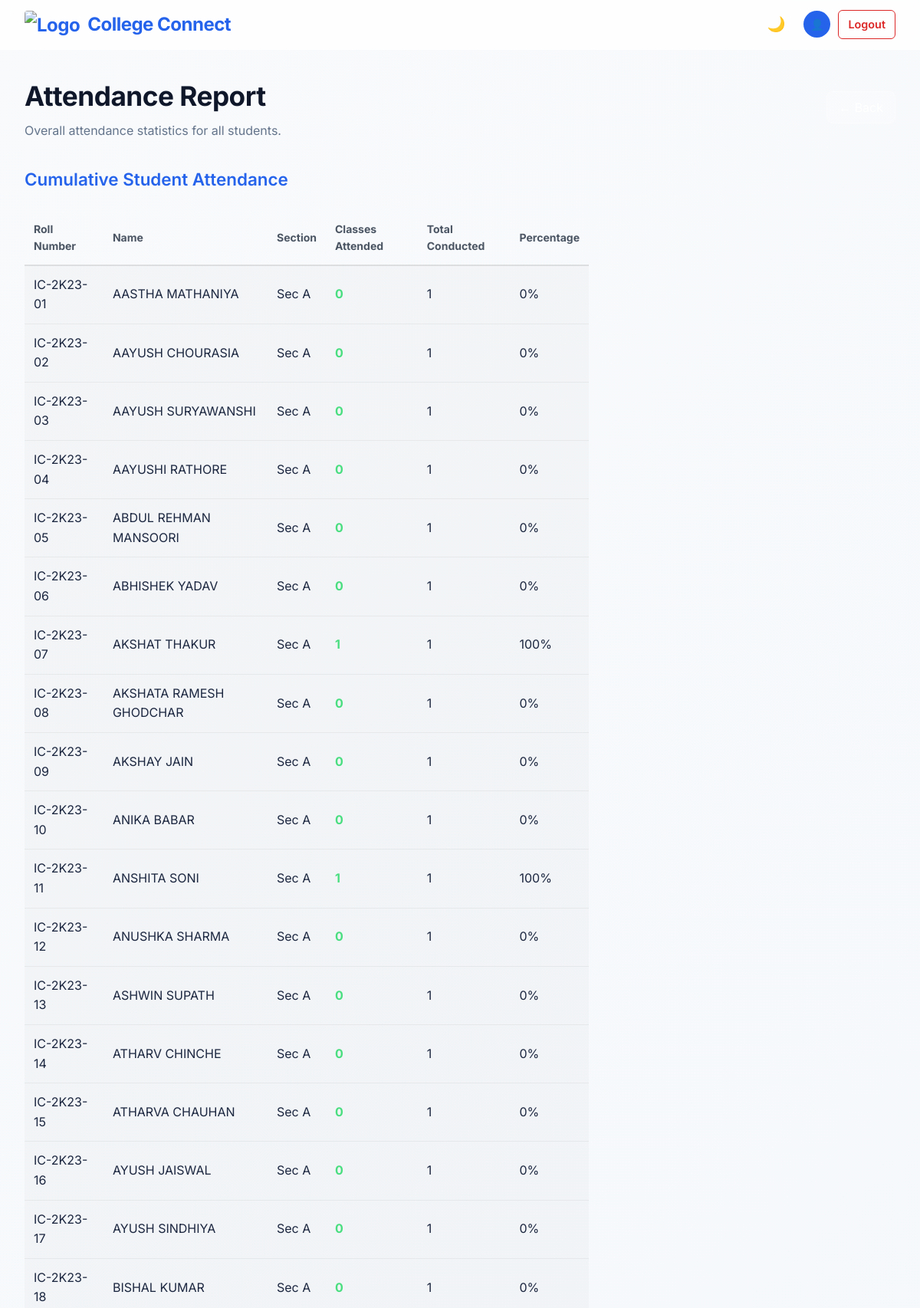
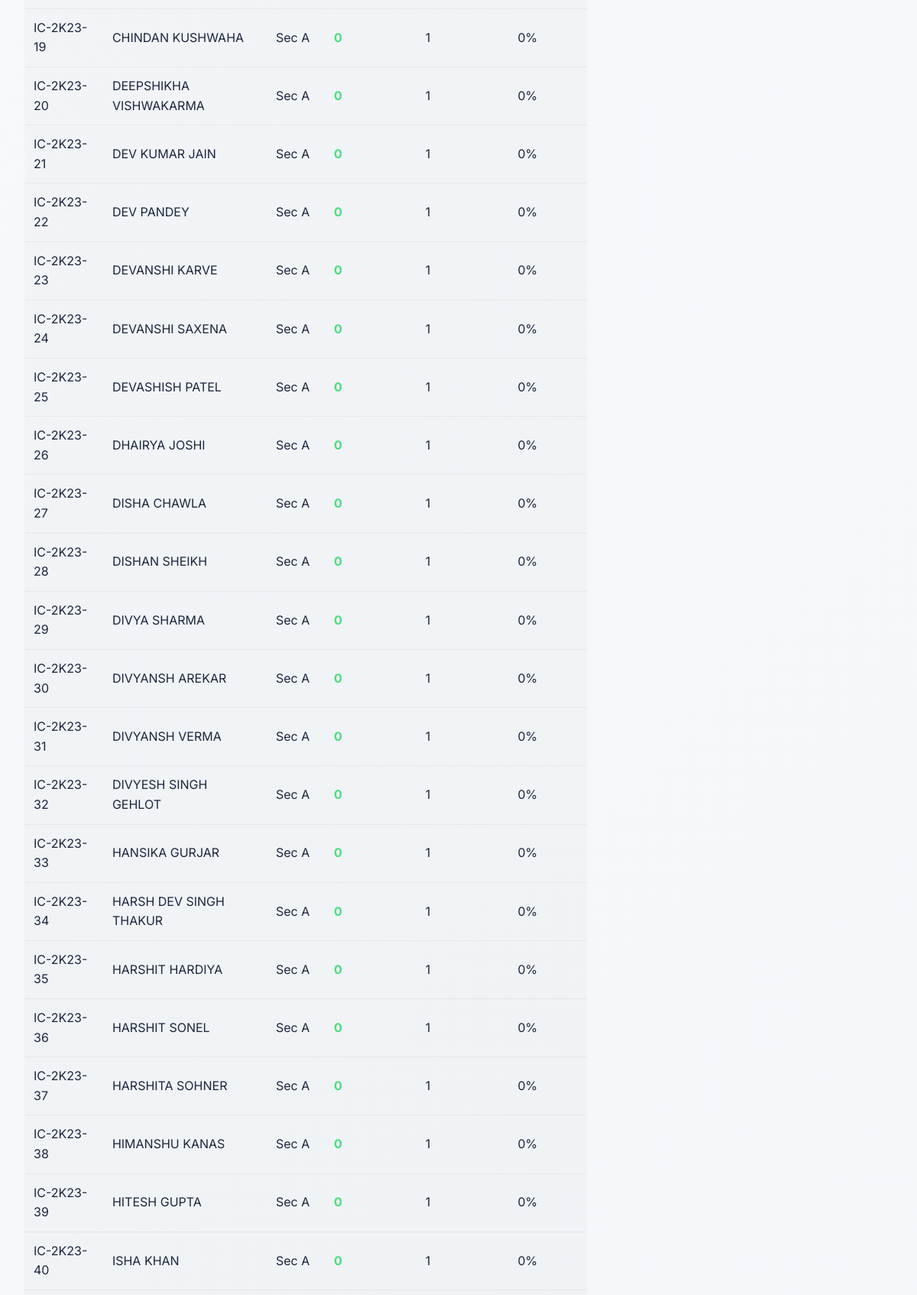
Page /teacher/attendance-report/ (signed in, upper part) on the committed database (2 pictures, top to bottom).
### core/models.py (models this page shows, shortened)
class Student(models.Model):
    roll_number = models.CharField(max_length=50, unique=True)
    name = models.CharField(max_length=100)
    password = models.CharField(max_length=255)
    section = models.CharField(max_length=1, choices=[('A', 'A'), ('B', 'B')], default='A')

### core/views.py (the view)
# urls.py: path('teacher/attendance-report/', views.view_attendance_report, name='view_attendance_report'),
@teacher_required
def view_attendance_report(request):
    teacher = Teacher.objects.get(id=request.session['teacher_id'])
    def extract_roll_number_int(student):
        try:
            return int(student.roll_number.split('-')[-1])
        except (ValueError, IndexError):
            return 9999
    students = list(Student.objects.all())
    students.sort(key=lambda s: (s.section, extract_roll_number_int(s)))
    report_data = []
    teacher_classes = DailyClassStatus.objects.filter(schedule__teacher=teacher)
    for s in students:
        total_records = StudentAttendance.objects.filter(student=s, daily_class__in=teacher_classes).count()
        attended = StudentAttendance.objects.filter(student=s, daily_class__in=teacher_classes, is_present=True).count()
        report_data.append({
            'student': s,
            'total': total_records,
            'attended': attended
        })
    return render(request, 'view_attendance.html', {
        'report_data': report_data
    })

### core/views.py (called while the page is built)
def teacher_required(view_func):
    @wraps(view_func)
    def _wrapped_view(request, *args, **kwargs):
        if 'teacher_id' not in request.session:
            return redirect('teacher_login')
        try:
            Teacher.objects.get(id=request.session['teacher_id'])
        except Teacher.DoesNotExist:
            request.session.flush()
            return redirect('teacher_login')
        return view_func(request, *args, **kwargs)
    return _wrapped_view

### core/templates/view_attendance.html (shortened to what this page needs)
{% extends 'base.html' %}
{% block content %}
<div class="dashboard-header">
    <div class="header-info">
        <h1>Attendance Report</h1>
        <p>Overall attendance statistics for all students.</p>
    </div>
    <div class="header-actions">
        <a href="{% url 'teacher_dashboard' %}" class="btn-secondary"
            style="text-decoration: none; padding: 10px 15px; border-radius: 8px; background: rgba(255,255,255,0.2); color: white; border: 1px solid rgba(255,255,255,0.3);">←
            Back</a>
    </div>
</div>
<div class="dashboard-grid">
    <div class="classes-section">
        <h3>Cumulative Student Attendance</h3>
        <table style="width: 100%; border-collapse: collapse; margin-top: 20px; color: #1c2740; text-align: left;">
            <thead>
                <tr style="border-bottom: 2px solid rgba(0,0,0,0.1);">
                    <th style="padding: 12px; font-size: 14px; color: #4b5563;">Roll Number</th>
                    <th style="padding: 12px; font-size: 14px; color: #4b5563;">Name</th>
                    <th style="padding: 12px; font-size: 14px; color: #4b5563;">Section</th>
                    <th style="padding: 12px; font-size: 14px; color: #4b5563;">Classes Attended</th>
                    <th style="padding: 12px; font-size: 14px; color: #4b5563;">Total Conducted</th>
                    <th style="padding: 12px; font-size: 14px; color: #4b5563;">Percentage</th>
                </tr>
            </thead>
            <tbody>
                {% for row in report_data %}
                <tr style="border-bottom: 1px solid rgba(0,0,0,0.05); background: rgba(0,0,0,0.02);">
                    <td style="padding: 12px;">{{ row.student.roll_number }}</td>
                    <td style="padding: 12px;">{{ row.student.name }}</td>
                    <td style="padding: 12px;">Sec {{ row.student.section }}</td>
                    <td style="padding: 12px; color: #4ade80; font-weight: bold;">{{ row.attended }}</td>
                    <td style="padding: 12px;">{{ row.total }}</td>
                    <td style="padding: 12px;">
                        {% if row.total > 0 %}
                        {% widthratio row.attended row.total 100 %}%
                        {% else %}
                        N/A
                        {% endif %}
                    </td>
                </tr>
                {% endfor %}
            </tbody>
        </table>
    </div>
</div>
{% endblock %}

### core/templates/base.html (shortened to what this page needs)
<!DOCTYPE html>
<html lang="en">
<head>
    {% load static %}
    <link rel="stylesheet" href="{% static 'css/style.css' %}?v=18">
</head>
<body>
    <nav class="navbar">
        <div class="nav-container">
            <a href="/" class="brand" style="display: flex; align-items: center; gap: 10px;">
                <img src="{% static 'images/logo.png' %}" alt="Logo" style="height: 35px; border-radius: 4px;">
                College Connect
            </a>
            <div class="nav-links">
                <button id="theme-toggle" class="theme-toggle" title="Toggle Dark/Light Mode">🌙</button>
                {% if request.session.teacher_id or request.session.student_id %}
                    <div class="user-profile">
                        <div class="user-avatar" title="{{ request.session.name }}">
                        </div>
                        <a href="{% url 'logout' %}" class="btn-logout">Logout</a>
                    </div>
                {% endif %}
            </div>
        </div>
    </nav>
    <main class="container">
        {% block content %}{% endblock %}
    </main>
</body>
</html>

### core/static/css/style.css (style rules this page uses)
:root { --bg-gradient: linear-gradient(135deg, #f8fafc 0%, #f1f5f9 100%); --card-bg: rgba(255, 255, 255, 0.7); --card-border: rgba(255, 255, 255, 0.4); --primary: #2563eb; --primary-hover: #1d4ed8; --text-main: #0f172a; --text-muted: #64748b; --success: #059669; --danger: #dc2626; --radius: 12px; --shadow: 0 8px 32px 0 rgba(0, 0, 0, 0.1); --nav-bg: rgba(255, 255, 255, 0.8); --hover-bg: rgba(0, 0, 0, 0.05); }
* { box-sizing: border-box; margin: 0; padding: 0; }
body { font-family: 'Inter', sans-serif; background: var(--bg-gradient); color: var(--text-main); min-height: 100vh; line-height: 1.6; transition: background 0.3s ease, color 0.3s ease; }
.navbar { background: var(--nav-bg); backdrop-filter: blur(10px); -webkit-backdrop-filter: blur(10px); border-bottom: 1px solid var(--card-border); padding: 0.8rem 2rem; position: sticky; top: 0; z-index: 100; }
.nav-container { max-width: 1200px; margin: 0 auto; display: flex; justify-content: space-between; align-items: center; }
.brand { font-size: 1.5rem; font-weight: 700; color: var(--primary); text-decoration: none; letter-spacing: -0.5px; }
.nav-links { display: flex; align-items: center; gap: 1.5rem; }
.theme-toggle { background: none; border: none; color: var(--text-main); font-size: 1.2rem; cursor: pointer; transition: transform 0.2s; }
.user-profile { display: flex; align-items: center; gap: 10px; }
.user-avatar { width: 35px; height: 35px; border-radius: 50%; background: var(--primary); color: white; display: flex; justify-content: center; align-items: center; font-weight: bold; font-size: 14px; }
.btn-logout { text-decoration: none; color: var(--danger); font-weight: 600; font-size: 0.9rem; padding: 6px 12px; border: 1px solid var(--danger); border-radius: 6px; transition: all 0.2s; }
.container { max-width: 1200px; margin: 2rem auto; padding: 0 2rem; }
h1 { font-size: 2.2rem; font-weight: 700; margin-bottom: 0.5rem; letter-spacing: -0.5px; color: var(--text-main); }
h3 { font-size: 1.4rem; font-weight: 600; margin-bottom: 1.5rem; color: var(--primary); }
p { color: var(--text-muted); }
.dashboard-header { margin-bottom: 2rem; display: flex; justify-content: space-between; align-items: center; }
.header-info h1 { margin: 0; }
.header-info p { margin-top: 5px; }
.dashboard-grid { display: grid; grid-template-columns: 2fr 1fr; gap: 2rem; }

### rows in the picture
Student: student.roll_number "IC-2K23-01", student.name "AASTHA MATHANIYA", student.section "A", attended "0", total "1"
Student: student.roll_number "IC-2K23-02", student.name "AAYUSH CHOURASIA", student.section "A", attended "0", total "1"
Student: student.roll_number "IC-2K23-03", student.name "AAYUSH SURYAWANSHI", student.section "A", attended "0", total "1"
Student: student.roll_number "IC-2K23-04", student.name "AAYUSHI RATHORE", student.section "A", attended "0", total "1"
Student: student.roll_number "IC-2K23-05", student.name "ABDUL REHMAN MANSOORI", student.section "A", attended "0", total "1"
Student: student.roll_number "IC-2K23-06", student.name "ABHISHEK YADAV", student.section "A", attended "0", total "1"
Student: student.roll_number "IC-2K23-07", student.name "AKSHAT THAKUR", student.section "A", attended "1", total "1", attended "100"
Student: student.roll_number "IC-2K23-08", student.name "AKSHATA RAMESH GHODCHAR", student.section "A", attended "0", total "1"
Student: student.roll_number "IC-2K23-09", student.name "AKSHAY JAIN", student.section "A", attended "0", total "1"
Student: student.roll_number "IC-2K23-10", student.name "ANIKA BABAR", student.section "A", attended "0", total "1"
Student: student.roll_number "IC-2K23-11", student.name "ANSHITA SONI", student.section "A", attended "1", total "1", attended "100"
Student: student.roll_number "IC-2K23-12", student.name "ANUSHKA SHARMA", student.section "A", attended "0", total "1"
Student: student.roll_number "IC-2K23-13", student.name "ASHWIN SUPATH", student.section "A", attended "0", total "1"
Student: student.roll_number "IC-2K23-14", student.name "ATHARV CHINCHE", student.section "A", attended "0", total "1"
Student: student.roll_number "IC-2K23-15", student.name "ATHARVA CHAUHAN", student.section "A", attended "0", total "1"
Student: student.roll_number "IC-2K23-16", student.name "AYUSH JAISWAL", student.section "A", attended "0", total "1"
Student: student.roll_number "IC-2K23-17", student.name "AYUSH SINDHIYA", student.section "A", attended "0", total "1"
Student: student.roll_number "IC-2K23-18", student.name "BISHAL KUMAR", student.section "A", attended "0", total "1"
Student: student.roll_number "IC-2K23-19", student.name "CHINDAN KUSHWAHA", student.section "A", attended "0", total "1"
Student: student.roll_number "IC-2K23-20", student.name "DEEPSHIKHA VISHWAKARMA", student.section "A", attended "0", total "1"
Student: student.roll_number "IC-2K23-21", student.name "DEV KUMAR JAIN", student.section "A", attended "0", total "1"
Student: student.roll_number "IC-2K23-22", student.name "DEV PANDEY", student.section "A", attended "0", total "1"
Student: student.roll_number "IC-2K23-23", student.name "DEVANSHI KARVE", student.section "A", attended "0", total "1"
Student: student.roll_number "IC-2K23-24", student.name "DEVANSHI SAXENA", student.section "A", attended "0", total "1"
Student: student.roll_number "IC-2K23-25", student.name "DEVASHISH PATEL", student.section "A", attended "0", total "1"
Student: student.roll_number "IC-2K23-26", student.name "DHAIRYA JOSHI", student.section "A", attended "0", total "1"
Student: student.roll_number "IC-2K23-27", student.name "DISHA CHAWLA", student.section "A", attended "0", total "1"
Student: student.roll_number "IC-2K23-28", student.name "DISHAN SHEIKH", student.section "A", attended "0", total "1"
Student: student.roll_number "IC-2K23-29", student.name "DIVYA SHARMA", student.section "A", attended "0", total "1"
Student: student.roll_number "IC-2K23-30", student.name "DIVYANSH AREKAR", student.section "A", attended "0", total "1"
Student: student.roll_number "IC-2K23-31", student.name "DIVYANSH VERMA", student.section "A", attended "0", total "1"
Student: student.roll_number "IC-2K23-32", student.name "DIVYESH SINGH GEHLOT", student.section "A", attended "0", total "1"
Student: student.roll_number "IC-2K23-33", student.name "HANSIKA GURJAR", student.section "A", attended "0", total "1"
Student: student.roll_number "IC-2K23-34", student.name "HARSH DEV SINGH THAKUR", student.section "A", attended "0", total "1"
Student: student.roll_number "IC-2K23-35", student.name "HARSHIT HARDIYA", student.section "A", attended "0", total "1"
Student: student.roll_number "IC-2K23-36", student.name "HARSHIT SONEL", student.section "A", attended "0", total "1"
Student: student.roll_number "IC-2K23-37", student.name "HARSHITA SOHNER", student.section "A", attended "0", total "1"
Student: student.roll_number "IC-2K23-38", student.name "HIMANSHU KANAS", student.section "A", attended "0", total "1"
Student: student.roll_number "IC-2K23-39", student.name "HITESH GUPTA", student.section "A", attended "0", total "1"
Student: student.roll_number "IC-2K23-40", student.name "ISHA KHAN", student.section "A", attended "0", total "1"
